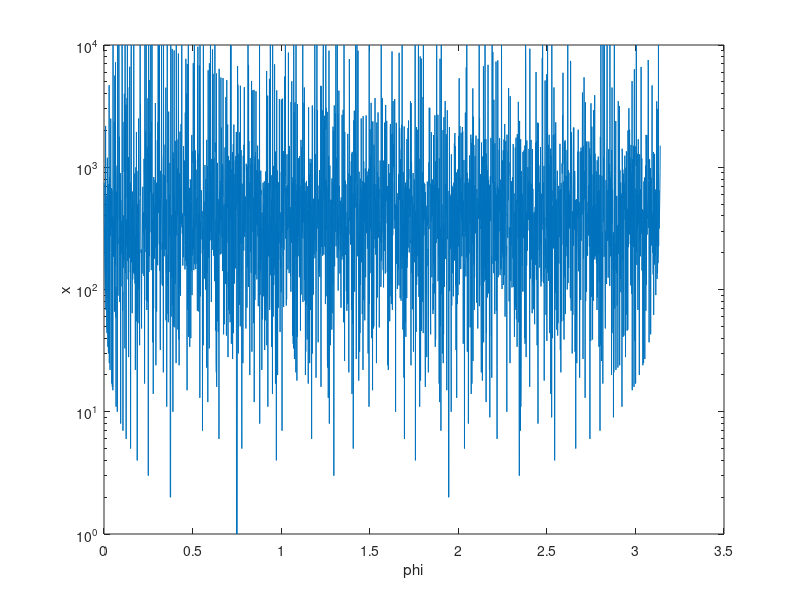

Source code (MATLAB): (Note: this script raises an error after producing the figure.)
index = 1;
deltaSet = 0.01 : 0.01 : pi - 0.01;
phi = 0.001 : 0.001 : pi - 0.001;
thetaPoint = 1.5;

for delta = deltaSet
    res = [];

    for phiPoint = phi
        x = 0;
        reflectionAngle = 0;

        while (reflectionAngle > thetaPoint + delta / 2 || reflectionAngle < thetaPoint - delta / 2) && x < 10000
            reflectionAngle = mod((reflectionAngle + 2 * phiPoint), 2 * pi);
            x = x + 1;
        end

        res = [res, x];
    end

    semilogy(phi, res)
    xlabel("\phi")
    ylabel("x")
    titleText = "\delta = " + round(delta, 2);
    title([titleText]);
    axis([0, pi, 0, 10000])
    saveas(gcf, "ExperimentResultOfMatlab/x-delta/" + index + '.jpg')
    index = index + 1;
end
